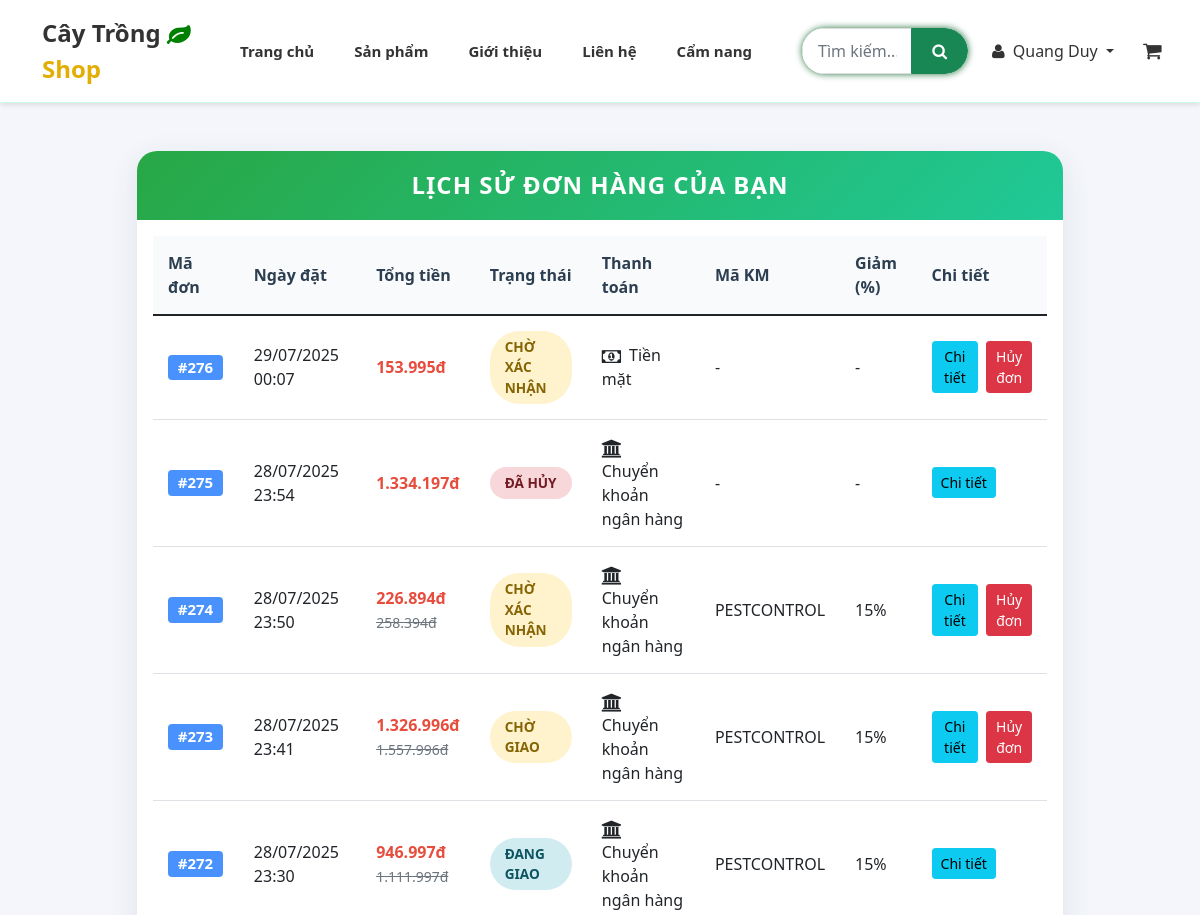
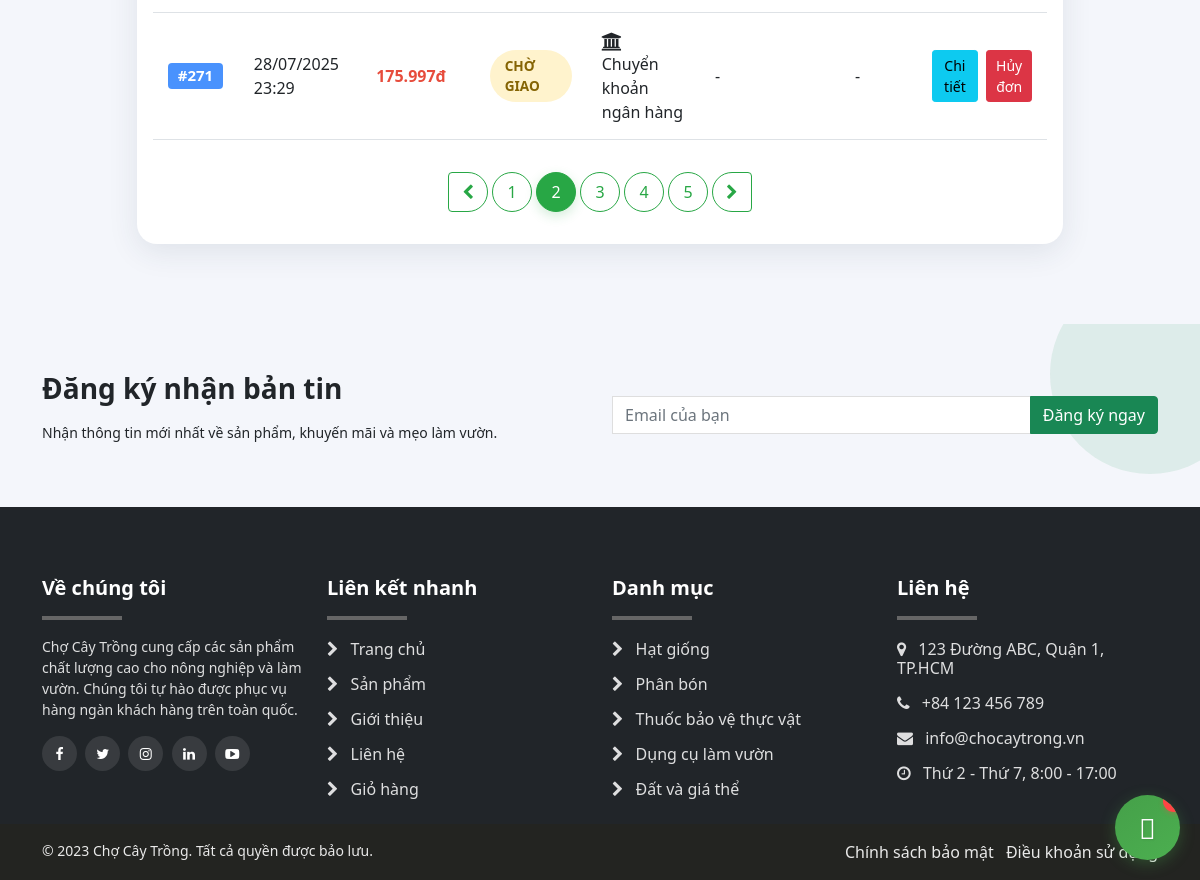
/my_orders.php?page=2 (signed in), run on the app's committed database (2 pictures, top to bottom).
### tables this page shows
CREATE TABLE `hoa_don` (
  `HD_STT` int(11) NOT NULL,
  `TT_MA` int(11) NOT NULL,
  `DVC_MA` int(11) DEFAULT NULL,
  `NV_MA` int(11) NOT NULL,
  `PTTT_MA` int(11) NOT NULL,
  `KM_MA` int(11) DEFAULT NULL,
  `GH_MA` int(11) DEFAULT NULL,
  `HD_NGAYLAP` datetime NOT NULL,
  `HD_TONGTIEN` float NOT NULL,
  `HD_PHISHIP` float DEFAULT 0,
  `HD_GIAMGIA` double DEFAULT 0,
  `HD_LIDOHUY` varchar(200) DEFAULT NULL,
  `HD_DIACHI` text DEFAULT NULL,
  `HD_TENNGUOINHAN` varchar(100) DEFAULT NULL,
  `HD_SDT` varchar(20) DEFAULT NULL,
  `HD_EMAIL` varchar(150) DEFAULT NULL,
  `HD_GHICHU` text DEFAULT NULL,
  `KH_MA` int(11) DEFAULT NULL,
  `HD_MAGIAODICH` varchar(50) DEFAULT NULL COMMENT 'Mã giao dịch từ VNPay',
  `HD_TRANGTHAI` enum('Chờ xác nhận','Đã xác nhận','Đang chuẩn bị hàng','Đang giao hàng','Đã giao hàng','Đã hủy','Hoàn thành') NOT NULL DEFAULT 'Chờ xác nhận'
);

CREATE TABLE `trang_thai` (
  `TT_MA` int(11) NOT NULL,
  `TT_TEN` varchar(100) NOT NULL,
  `ngay_cap_nhat` datetime DEFAULT NULL
);

CREATE TABLE `phuong_thuc_thanh_toan` (
  `PTTT_MA` int(11) NOT NULL,
  `PTTT_TEN` varchar(150) NOT NULL
);

CREATE TABLE `khuyen_mai` (
  `KM_MA` int(11) NOT NULL,
  `Code` varchar(50) NOT NULL,
  `KM_TGBD` datetime NOT NULL,
  `KM_TGKT` datetime NOT NULL,
  `KM_GIATRI` float NOT NULL,
  `hinh_thuc_km` enum('percent','fixed') NOT NULL DEFAULT 'fixed',
  `KM_DKSD` decimal(10,2) DEFAULT NULL COMMENT 'Giá trị đơn hàng tối thiểu',
  `KM_TRANGTHAI` tinyint(1) NOT NULL DEFAULT 1 COMMENT '1: Kích hoạt, 0: Vô hiệu',
  `KM_MOTA` text DEFAULT NULL,
  `KM_NGAYTAO` timestamp NOT NULL DEFAULT current_timestamp(),
  `KM_NGAYCAPNHAT` timestamp NOT NULL DEFAULT current_timestamp() ON UPDATE current_timestamp(),
  `KM_SOLUONG` int(11) DEFAULT NULL COMMENT 'Số lượng mã còn lại, NULL là không giới hạn',
  `KM_SOLUONG_TOIDA` int(11) DEFAULT NULL COMMENT 'Số lượng mã tối đa ban đầu, NULL là không giới hạn'
);

### cart_functions.php (called while the page is built, shortened)
<?php
function writeLog($message) {
    $log_file = __DIR__ . '/logs/cart.log';
    $timestamp = date('Y-m-d H:i:s');
    $log_message = "[$timestamp] $message\n";
}
function getCurrentCart($conn, $user_id) {
    $sql = "SELECT GH_MA FROM gio_hang WHERE KH_MA = ? ORDER BY GH_MA DESC LIMIT 1";
    $stmt = $conn->prepare($sql);
    $stmt->bind_param("i", $user_id);
    $stmt->execute();
    $result = $stmt->get_result();
    if ($result->num_rows > 0) {
        $row = $result->fetch_assoc();
        $cart_id = $row['GH_MA'];
    } else {
        $cart_id = createCart($conn, $user_id);
        writeLog("No existing cart found, created new cart_id: $cart_id");
    }
    return $cart_id;
}
function getCartItems($conn, $cart_id) {
    $sql = "SELECT sp.SP_MA, sp.SP_TEN, sp.SP_HINHANH, sp.SP_DONGIA,
                   c.CTGH_KHOILUONG, c.CTGH_DONVITINH, c.DA_MUA,
                   CASE WHEN sci.SP_MA IS NOT NULL THEN 1 ELSE 0 END as is_selected
            FROM chitiet_gh c
            JOIN san_pham sp ON c.SP_MA = sp.SP_MA
            LEFT JOIN selected_cart_items sci ON c.GH_MA = sci.GH_MA AND c.SP_MA = sci.SP_MA
            WHERE c.GH_MA = ? AND c.DA_MUA = 0
            ORDER BY sp.SP_TEN ASC";
    try {
        $stmt = $conn->prepare($sql);
        $stmt->bind_param("i", $cart_id);
        if (!$stmt->execute()) {
            writeLog("Error executing cart items query: " . $stmt->error);
            throw new Exception("Lỗi khi thực hiện truy vấn giỏ hàng");
        }
        $result = $stmt->get_result();
        $items = array();
        $total = 0;
        $unique_items_count = 0;
        return array(
            'items' => $items,
            'total' => $total,
            'count' => $unique_items_count
        );
    } catch (Exception $e) {
        writeLog("Error in getCartItems: " . $e->getMessage());
        throw $e;
    }
}
?>

### my_orders.php (the view, shortened to what this page needs)
<?php
include 'connect.php';
$user_id = $_SESSION['user_id'];
$orders_per_page = 6;
$current_page = isset($_GET['page']) ? (int)$_GET['page'] : 1;
$current_page = max(1, $current_page);
$offset = ($current_page - 1) * $orders_per_page;
$count_sql = "SELECT COUNT(*) as total FROM hoa_don WHERE KH_MA = ?";
$count_stmt = $conn->prepare($count_sql);
$count_stmt->bind_param("i", $user_id);
$count_stmt->execute();
$total_orders = $count_stmt->get_result()->fetch_assoc()['total'];
$total_pages = ceil($total_orders / $orders_per_page);
$current_page = min($current_page, $total_pages);
$order_sql = "SELECT
    hd.HD_STT,
    hd.HD_NGAYLAP,
    hd.HD_TONGTIEN as subtotal,
    hd.HD_PHISHIP as shipping_fee,
    hd.TT_MA,
    CASE
        WHEN km.hinh_thuc_km = 'percent' THEN LEAST(hd.HD_TONGTIEN, hd.HD_TONGTIEN * km.KM_GIATRI / 100)
        WHEN km.hinh_thuc_km = 'fixed' THEN LEAST(km.KM_GIATRI, hd.HD_TONGTIEN)
        ELSE 0
    END as discount_amount,
    tt.TT_TEN AS trang_thai,
    pttt.PTTT_TEN AS phuong_thuc,
    km.Code AS promo_code,
    km.KM_GIATRI AS discount_value,
    km.hinh_thuc_km AS discount_type
FROM hoa_don hd
JOIN trang_thai tt ON hd.TT_MA = tt.TT_MA
JOIN phuong_thuc_thanh_toan pttt ON hd.PTTT_MA = pttt.PTTT_MA
LEFT JOIN khuyen_mai km ON hd.KM_MA = km.KM_MA
WHERE hd.KH_MA = ?
ORDER BY hd.HD_NGAYLAP DESC
LIMIT ? OFFSET ?";
$stmt = $conn->prepare($order_sql);
$stmt->bind_param("iii", $user_id, $orders_per_page, $offset);
$stmt->execute();
$result = $stmt->get_result();
?>
<!DOCTYPE html>
<html lang="vi">
<head>
    <link href="css/bootstrap.min.css" rel="stylesheet">
    <link href="css/font-awesome.min.css" rel="stylesheet">
    <link href="css/global.css" rel="stylesheet">
</head>
<body>
<?php include 'header.php'; ?>
<div class="container py-5">
    <div class="row justify-content-center">
        <div class="col-lg-10">
            <div class="order-card card">
                <div class="card-header">
                    <h3>Lịch sử đơn hàng của bạn</h3>
                </div>
                <div class="card-body">
                    <div class="table-responsive">
                        <table class="table order-table align-middle mb-0">
                            <thead>
                                <tr>
                                    <th>Mã đơn</th>
                                    <th>Ngày đặt</th>
                                    <th>Tổng tiền</th>
                                    <th>Trạng thái</th>
                                    <th>Thanh toán</th>
                                    <th>Mã KM</th>
                                    <th>Giảm (%)</th>
                                    <th>Chi tiết</th>
                                </tr>
                            </thead>
                            <tbody>
                            <?php if ($result->num_rows > 0): ?>
                                <?php while ($row = $result->fetch_assoc()): ?>
                                <?php
                                    $status = mb_strtolower($row['trang_thai'], 'UTF-8');
                                    $statusClass = 'order-status ';
                                    if (strpos($status, 'chờ') !== false) $statusClass .= 'status-wait';
                                    else if (strpos($status, 'đang') !== false) $statusClass .= 'status-shipping';
                                    else if (strpos($status, 'đã giao') !== false) $statusClass .= 'status-done';
                                    else if (strpos($status, 'hủy') !== false) $statusClass .= 'status-cancel';
                                    $payIcon = '<i class="fa fa-money order-icon"></i>';
                                    if (stripos($row['phuong_thuc'], 'momo') !== false) $payIcon = '<i class="fa fa-mobile order-icon"></i>';
                                    else if (stripos($row['phuong_thuc'], 'visa') !== false) $payIcon = '<i class="fa fa-credit-card order-icon"></i>';
                                    else if (stripos($row['phuong_thuc'], 'chuyển khoản') !== false) $payIcon = '<i class="fa fa-bank order-icon"></i>';
                                ?>
                                <tr class="order-row">
                                    <td><span class="badge bg-primary bg-opacity-75" style="font-size:15px;">#<?php echo $row['HD_STT']; ?></span></td>
                                    <td><?php echo date('d/m/Y H:i', strtotime($row['HD_NGAYLAP'])); ?></td>
                                    <td>
                                        <?php
                                            $subtotal = $row['subtotal'];
                                            $shipping_fee = $row['shipping_fee'];
                                            $discount_amount = $row['discount_amount'];
                                            $total_payment = $subtotal - $discount_amount + $shipping_fee;
                                            echo '<span style="color:#e74c3c;font-weight:600;">' . number_format($total_payment, 0, ',', '.') . 'đ</span>';
                                            if ($discount_amount > 0) {
                                                echo '<br><small class="text-muted"><del>' . number_format($subtotal + $shipping_fee, 0, ',', '.') . 'đ</del></small>';
                                            }
                                        ?>
                                    </td>
                                    <td><span class="<?php echo $statusClass; ?>"><?php echo htmlspecialchars($row['trang_thai']); ?></span></td>
                                    <td><?php echo $payIcon . htmlspecialchars($row['phuong_thuc']); ?></td>
                                    <td><?php echo isset($row['promo_code']) && $row['promo_code'] !== null && $row['promo_code'] !== '' ? htmlspecialchars($row['promo_code']) : '-'; ?></td>
                                    <td><?php echo isset($row['discount_value']) && $row['discount_value'] !== null && $row['discount_value'] > 0 ? $row['discount_value'].'%' : '-'; ?></td>
                                    <td>
                                        <div class="d-flex gap-2">
                                            <a href="order_confirmation.php?id=<?php echo $row['HD_STT']; ?>" class="btn btn-info btn-sm">
                                                Chi tiết
                                            </a>
                                            <?php if ($row['TT_MA'] == 1 || $row['TT_MA'] == 6):  ?>
                                                <form action="cancel_order.php" method="POST" class="d-inline" onsubmit="return confirmCancel(this);">
                                                    <button type="submit" class="btn btn-danger btn-sm">Hủy đơn</button>
                                                </form>
                                            <?php endif; ?>
                                        </div>
                                    </td>
                                </tr>
                                <?php endwhile; ?>
                            <?php endif; ?>
                            </tbody>
                        </table>
                    </div>
                    <?php if ($total_pages > 1): ?>
                    <nav aria-label="Phân trang đơn hàng" class="mt-4">
                        <ul class="pagination">
                            <?php if ($current_page > 1): ?>
                            <li class="page-item">
                                <a class="page-link" href="?page=<?php echo $current_page - 1; ?>" aria-label="Trang trước">
                                    <i class="fa fa-chevron-left"></i>
                                </a>
                            </li>
                            <?php endif; ?>
                            <?php
                            $start_page = max(1, $current_page - 2);
                            $end_page = min($total_pages, $start_page + 4);
                            $start_page = max(1, $end_page - 4);
                            for ($i = $start_page; $i <= $end_page; $i++):
                            ?>
                            <li class="page-item <?php echo $i === $current_page ? 'active' : ''; ?>">
                                <a class="page-link" href="?page=<?php echo $i; ?>"><?php echo $i; ?></a>
                            </li>
                            <?php endfor; ?>
                            <?php if ($current_page < $total_pages): ?>
                            <li class="page-item">
                                <a class="page-link" href="?page=<?php echo $current_page + 1; ?>" aria-label="Trang sau">
                                    <i class="fa fa-chevron-right"></i>
                                </a>
                            </li>
                            <?php endif; ?>
                        </ul>
                    </nav>
                    <?php endif; ?>
                </div>
            </div>
        </div>
    </div>
</div>
<?php include 'footer.php'; ?>
</body>
</html>

### css/global.css (style rules this page uses)
body { font-family: 'Poppins', sans-serif; }
ul { list-style: none; padding: 0; }
a { color: var(--text-color); text-decoration: none; }
h1, h2, h3, h4, h5 { font-weight: bold; }

### my_orders.php (style rules this page uses)
body { background: #f4f6fb; font-family: 'Segoe UI', Tahoma, Geneva, Verdana, sans-serif; }
.order-card { border-radius: 20px; box-shadow: 0 8px 30px rgba(44,62,80,0.1); border: none; margin-bottom: 32px; background: white; overflow: hidden; }
.card-header { background: linear-gradient(135deg, #28a745, #20c997); color: white; border: none; padding: 20px; text-align: center; }
.card-header h3 { margin: 0; font-weight: 600; letter-spacing: 1px; text-transform: uppercase; font-size: 1.5rem; }
.order-table th, .order-table td { vertical-align: middle; padding: 15px; }
.order-table th { background: #f8fafc; font-weight: 600; color: #2c3e50; }
.order-row { transition: all 0.3s ease; }
.order-status { font-weight: 600; border-radius: 30px; padding: 6px 15px; display: inline-block; font-size: 0.85rem; text-transform: uppercase; }
.status-wait { background: #fff3cd; color: #856404; }
.status-shipping { background: #d1ecf1; color: #0c5460; }
.status-cancel { background: #f8d7da; color: #721c24; }
.order-icon { font-size: 18px; margin-right: 8px; vertical-align: middle; }
.pagination { margin-top: 2rem; justify-content: center; }
.page-link { border-radius: 50%; margin: 0 5px; width: 40px; height: 40px; display: flex; align-items: center; justify-content: center; color: #28a745; border: 1px solid #28a745; background: white; transition: all 0.3s ease; }
.page-link:hover, .page-item.active .page-link { background: #28a745; color: white; border-color: #28a745; box-shadow: 0 4px 12px rgba(40, 167, 69, 0.2); }

### data on the page
hoa_don: HD_STT "276", HD_NGAYLAP "29/07/2025 00:07", total_payment "153.995", TT_MA.TT_TEN "CHỜ XÁC NHẬN", PTTT_MA.PTTT_TEN "Tiền mặt"
hoa_don: HD_STT "275", HD_NGAYLAP "28/07/2025 23:54", total_payment "1.334.197", TT_MA.TT_TEN "ĐÃ HỦY", PTTT_MA.PTTT_TEN "Chuyển khoản ngân hàng"
hoa_don: HD_STT "274", HD_NGAYLAP "28/07/2025 23:50", total_payment "226.894", $subtotal + $shipping_fee "258.394", TT_MA.TT_TEN "CHỜ XÁC NHẬN", PTTT_MA.PTTT_TEN "Chuyển khoản ngân hàng", KM_MA.Code "PESTCONTROL", KM_MA.KM_GIATRI "15"
hoa_don: HD_STT "273", HD_NGAYLAP "28/07/2025 23:41", total_payment "1.326.996", $subtotal + $shipping_fee "1.557.996", TT_MA.TT_TEN "CHỜ GIAO", PTTT_MA.PTTT_TEN "Chuyển khoản ngân hàng", KM_MA.Code "PESTCONTROL", KM_MA.KM_GIATRI "15"
hoa_don: HD_STT "272", HD_NGAYLAP "28/07/2025 23:30", total_payment "946.997", $subtotal + $shipping_fee "1.111.997", TT_MA.TT_TEN "ĐANG GIAO", PTTT_MA.PTTT_TEN "Chuyển khoản ngân hàng", KM_MA.Code "PESTCONTROL", KM_MA.KM_GIATRI "15"
hoa_don: HD_STT "271", HD_NGAYLAP "28/07/2025 23:29", total_payment "175.997", TT_MA.TT_TEN "CHỜ GIAO", PTTT_MA.PTTT_TEN "Chuyển khoản ngân hàng"

### other printed values
$_SESSION['user_name'] "Quang Duy"
